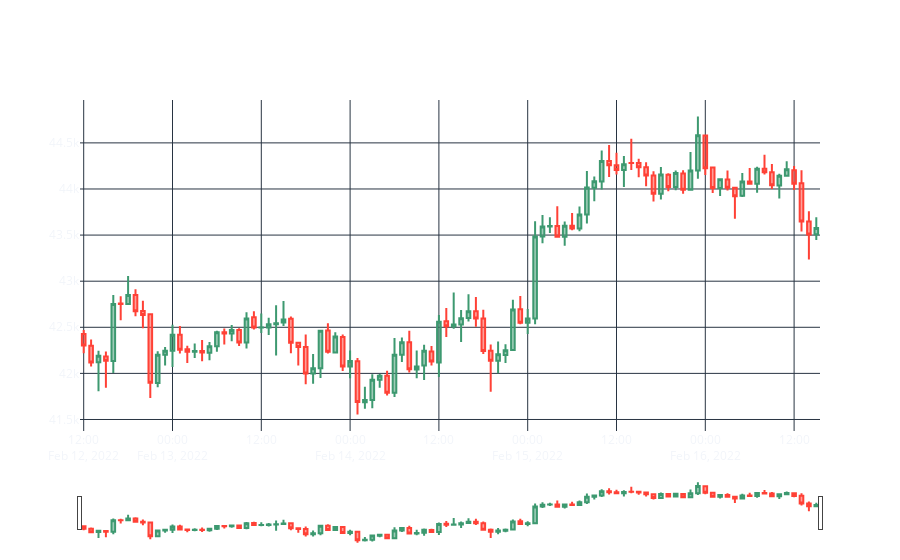

The notebook cell saved with this chart:
### Markdown cell above
# Candlestick Charts in Python

### Code cell
fig = go.Figure()
fig.add_trace(go.Candlestick(x=df.time_period_start,
                                         open=df.price_open,
                                         high=df.price_high,
                                         low=df.price_low,
                                         close=df.price_close, )

                    )

fig.update_layout(colorway=["#5E0DAC", '#FF4F00', '#375CB1', '#FF7400', '#FFF400', '#FF0056'], 
                  template='plotly_dark',
                  paper_bgcolor='rgba(0, 0, 0, 0)',
    plot_bgcolor='rgba(0, 0, 0, 0)',
    margin={'b': 15},
    hovermode='x',
    autosize=True,
    title={'text': 'Cryptocurrency Prices', 'font': {'color': 'white'}, 'x': 0.5},)

fig.show()
